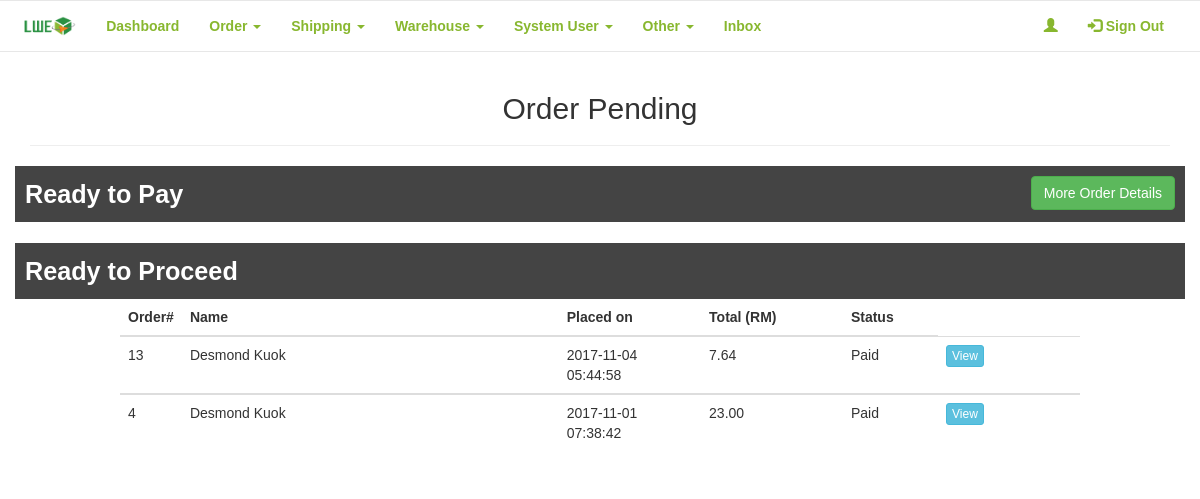
Page /LWE_Buy/admin/orderpending.php on the earlier database version.
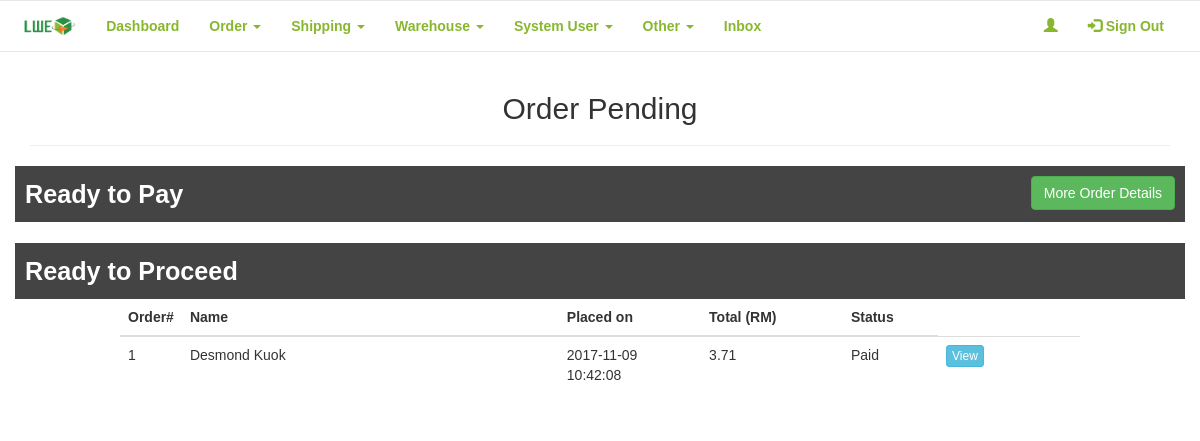
Same page on the later database version.
### tables this page shows
CREATE TABLE `order_list` (
  `ol_id` int(11) NOT NULL,
  `user_id` int(11) NOT NULL,
  `status` varchar(15) NOT NULL,
  `datetime` timestamp NOT NULL DEFAULT CURRENT_TIMESTAMP ON UPDATE CURRENT_TIMESTAMP,
  `price` decimal(10,2) DEFAULT NULL
);

CREATE TABLE `users` (
  `user_id` int(11) NOT NULL,
  `fname` varchar(50) NOT NULL,
  `lname` varchar(50) NOT NULL,
  `contact` varchar(15) DEFAULT NULL,
  `email` varchar(50) NOT NULL,
  `password` varchar(255) NOT NULL,
  `type` varchar(10) NOT NULL,
  `image` text NOT NULL
);

### LWE_Buy/admin/orderpending.php (the view, shortened to what this page needs)
<?php
require_once '../connection/config.php';
$query2 = "SELECT *
            FROM order_list ol
            JOIN users us
            ON us.user_id = ol.user_id
            WHERE status = 'paid'
            ORDER BY datetime desc";
$result2 = mysqli_query($con, $query2);
?>
<!DOCTYPE html>
<html data-ng-app="myApp">
    <head>
        <link rel="stylesheet" href="https://maxcdn.bootstrapcdn.com/bootstrap/3.3.7/css/bootstrap.min.css">
        <link href="../frameworks/css/style.css" rel="stylesheet"/>
    </head>
    <body>
        <center>
            <div class="row">
                <?php include_once('nav.php')?>
            </div>
            <div class="container">
                <h2>Order Pending</h2>
                <hr/>
            </div>
            <div class="container">
                <div class="row">
                    <div class="col-xs-12 col-md-12 col-lg-12" style="background:#444; padding:10px; color:#fff; font-weight:bold; font-size:180%; text-align: left;">
                        <strong>Ready to Pay</strong>
                        <button style="float: right;" class="btn btn-success" type="button" data-toggle="collapse" data-target="#collapse1">More Order Details</button>
                    </div>
                </div>
            </div>
            <section class = "content">
                <div class="row">
                    <div class="col-xs-12 col-md-12 col-lg-12 in collapse">
                    </div>
                </div>
            </section>
            <br/>
            <div class="container">
                <div class="row">
                    <div class="col-xs-12 col-md-12 col-lg-12" style="background:#444; padding:10px; color:#fff; font-weight:bold; font-size:180%; text-align: left;">
                        <strong>Ready to Proceed</strong>
                    </div>
                </div>
            </div>
            <section class = "content">
                <div class="row">
                    <div class="col-xs-12 col-md-12 col-lg-12">
                        <?php
                            if(mysqli_num_rows($result2) > 0)
                            {
                            ?>
                            <table class="table thead-bordered table-hover" style="width:80%">
                                <thead>
                                    <tr>
                                        <th>Order#</th>
                                        <th>Name</th>
                                        <th>Placed on</th>
                                        <th>Total (RM)</th>
                                        <th>Status</th>
                                    </tr>
                                </thead>
                                <?php
                                    while($row = mysqli_fetch_array($result2))
                                    {
                                        ?>
                                        <tbody>
                                            <tr>
                                                <td width="5%"><?php echo $row['ol_id']; ?></td>
                                                <td width="40%"><?php echo $row['fname']; ?> <?php echo $row['lname']; ?></td>
                                                <td width="15%"><?php echo $row['datetime']; ?></td>
                                                <td width="15%"><?php echo $row['price']; ?></td>
                                                <td width="10%"><?php echo $row['status']; ?></td>
                                                <td width="15%"><a href="porderview.php?order_id=<?php echo $row['ol_id']; ?>" class="btn btn-xs btn-info">View</a></td>
                                            </tr>
                                        </tbody>
                                        <?php
                                    }
                                }else{
                                    ?>
                                        <p>There is no order pending.</p>
                                    <?php
                                }
                            ?>
                        </table>
                    </div>
                </div>
            </section>
        </center>
    </body>
</html>

Differences in the rows shown:
removed order_list: ol_id "13", user.fname "Desmond", user.lname "Kuok", datetime "2017-11-04 05:44:58", price "7.64", status "Paid"
no longer on this page (row edited): order_list: ol_id "4", user.fname "Desmond", user.lname "Kuok", datetime "2017-11-01 07:38:42", price "23.00", status "Paid"
added order_list: ol_id "1", user.fname "Desmond", user.lname "Kuok", datetime "2017-11-09 10:42:08", price "3.71", status "Paid"
